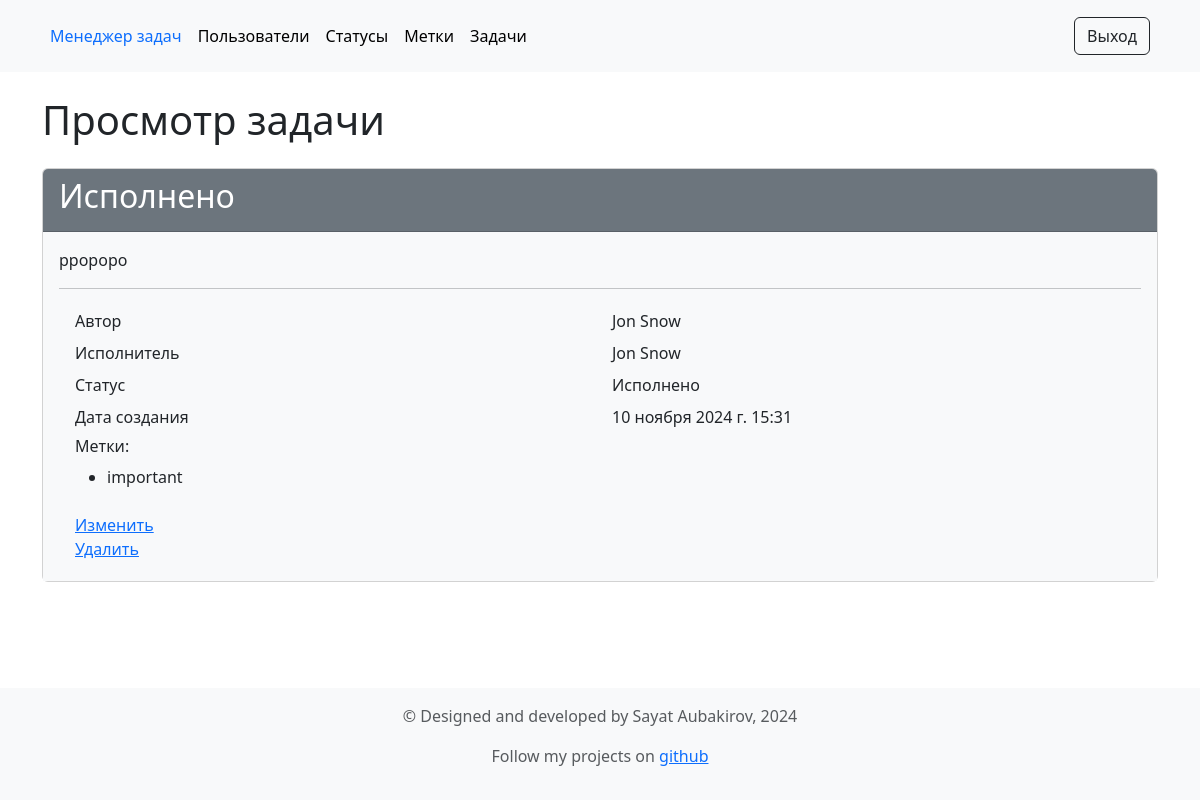
The app's page /tasks/2/ (signed in) with its own data.
### task_manager/tasks/models.py (models this page shows, shortened)
class Task(models.Model):
    name = models.CharField(max_length=255, unique=True, blank=False)
    description = models.TextField(blank=False)
    status = models.ForeignKey(Status, blank=False, on_delete=models.PROTECT)
    executor = models.ForeignKey(
        CustomUser, blank=False, on_delete=models.PROTECT
    )
    labels = models.ManyToManyField(Label, blank=True)
    creator = models.ForeignKey(
        CustomUser, on_delete=models.PROTECT, related_name='created_tasks')
    created_at = models.DateTimeField(auto_now_add=True)

### task_manager/users/models.py (models this page shows)
class CustomUser(AbstractUser):
    def __str__(self):
        return f"{self.first_name} {self.last_name}"

### task_manager/statuses/models.py (models this page shows, shortened)
class Status(models.Model):
    name = models.CharField(max_length=255,
                            unique=True,
                            verbose_name=_("Name"))
    created_at = models.DateTimeField(auto_now_add=True)

### task_manager/labels/models.py (models this page shows, shortened)
class Label(models.Model):
    name = models.CharField(max_length=255, unique=True,)
    created_at = models.DateTimeField(auto_now_add=True)

### task_manager/tasks/views.py (the view)
# urls.py: path('<int:pk>/', views.TaskDetailView.as_view(), name='task_detail'),
class TaskDetailView(LoginRequiredMixin, DetailView):
    model = Task
    template_name = 'tasks/task_detail.html'
    context_object_name = 'task'

### task_manager/templates/tasks/task_detail.html (shortened to what this page needs)
{% extends 'base.html' %}
{% load i18n %}
{% block content %}
<div class="container wrapper flex-grow-1">
    <h1 class="my-4">{% translate "Task details" %}</h1>
    <div class="card">
        <div class="card-header bg-secondary text-white">
            <h2>{{ task.name }}</h2>
        </div>
        <div class="card-body bg-light">
            <p>{{ task.description }}</p>
            <hr>
            <div class="container">
                <div class="row p-1">
                    <div class="col">{% translate "Author" %}</div>
                    <div class="col">{{ task.creator.get_full_name }}</div>
                </div>
                <div class="row p-1">
                    <div class="col">{% translate "Executor" %}</div>
                    <div class="col">{{ task.executor.get_full_name }}</div>
                </div>
                <div class="row p-1">
                    <div class="col">{% translate "Status" %}</div>
                    <div class="col">{{ task.status.name }}</div>
                </div>
                <div class="row p-1">
                    <div class="col">{% translate "Created at" %}</div>
                    <div class="col">{{ task.created_at }}</div>
                </div>
                <div class="row p-1">
                    <div class="col">
                        <h6>{% translate "Labels" %}:</h6>
                        <ul>
                            {% for label in task.labels.all %}
                                <li>{{ label.name }}</li>
                            {% endfor %}
                        </ul>
                    </div>
                </div>
                <div class="row p-1">
                    <div class="col">
                        <a href="{% url 'task_update' task.id %}">{% translate "Update" %}</a>
                        <br>
                        <a href="{% url 'task_delete' task.id %}">{% translate "Delete" %}</a>
                    </div>
                </div>
            </div>
        </div>
    </div>
</div>
{% endblock %}

### records on screen
Task: name "Исполнено", description "ppopopo", creator.get_full_name "Jon Snow", executor.get_full_name "Jon Snow", status.name "Исполнено", created_at "10 ноября 2024 г. 15:31"
Label: name "important"
